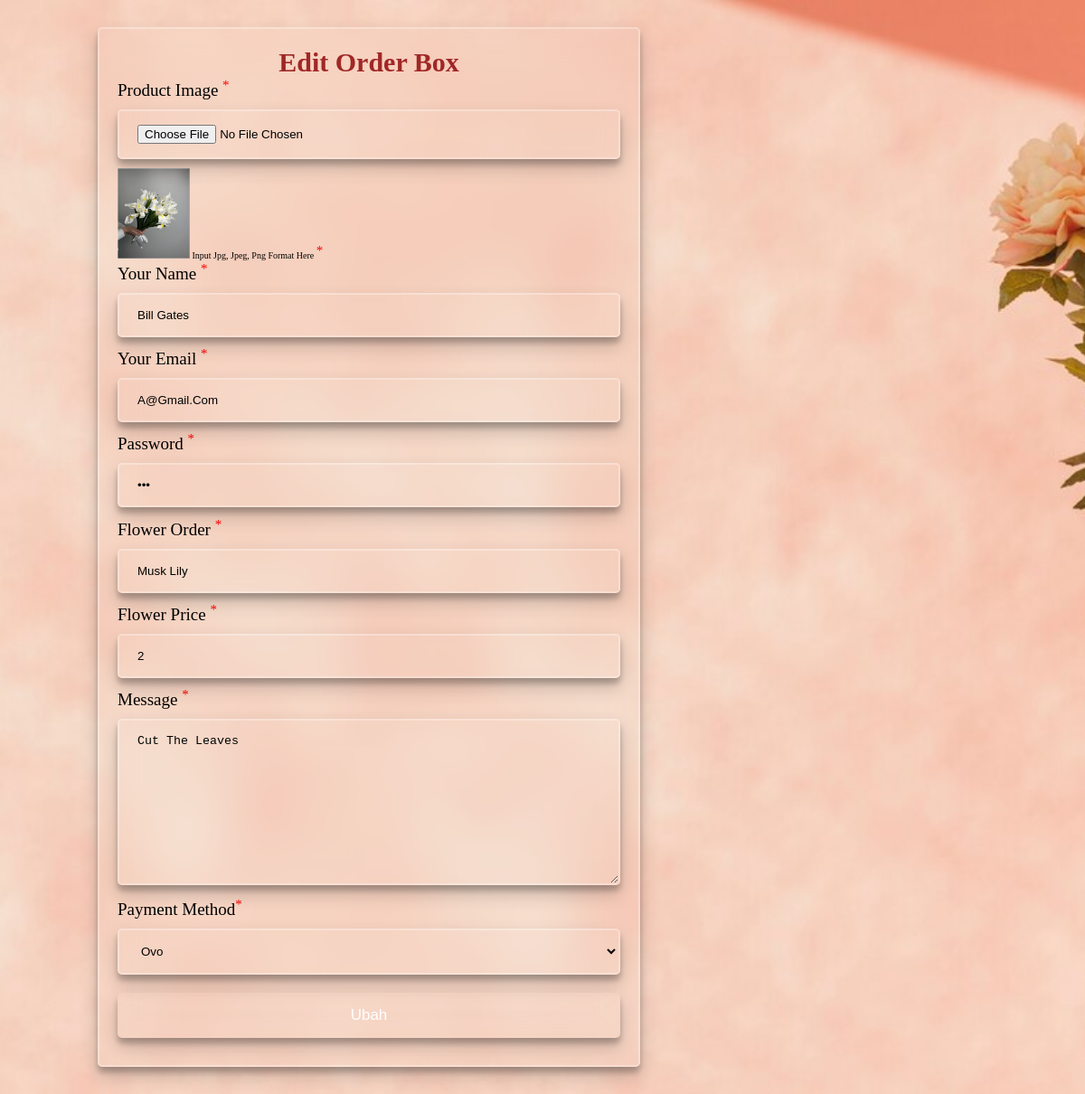
/edit.php?id=5, run on the app's committed database.
### tables this page shows
CREATE TABLE `order_box` (
  `id` int(11) NOT NULL,
  `foto` varchar(255) NOT NULL,
  `name` varchar(255) NOT NULL,
  `email` varchar(255) NOT NULL,
  `password` varchar(255) NOT NULL,
  `flower_order` varchar(255) NOT NULL,
  `flower_price` int(11) NOT NULL,
  `message` text NOT NULL,
  `payment_method` enum('COD','Debit Card','Credit Card','Ovo','Paypal','Pay Later') NOT NULL
);

### edit.php (the view, shortened to what this page needs)
<?php
    require "koneksi.php";
    $id = $_GET['id'];
    $result = mysqli_query($conn, "SELECT * FROM order_box WHERE id = $id");
    $order_box = mysqli_fetch_assoc($result);
?>
<!DOCTYPE html>
<html lang="en">
<head>
    <link rel="stylesheet" href="style.css">
</head>
<body>
    <section class="review" id="review">
        <form method="POST" action="" enctype="multipart/form-data">
            <h1>Edit Order Box</h1>
            <div class="input-field">
                <label for="foto">Product Image <sup>*</sup></label><br>
                <input type="file" id="foto" name="foto" accept="image/*">
                <br>
                <img src="images/<?= $order_box['foto'] ?>" alt="<?= $order_box['foto'] ?>" width="80px" height="100px">
                <span>input jpg, jpeg, png format here <sup>*</sup></span>
            </div>
            <div class="input-field">
                <label for="name">Your Name <sup>*</sup></label><br>
                <input type="text" id="name" name="name" value="<?= $order_box['name'] ?>" required>
            </div>
            <div class="input-field">
                <label for="email">Your Email <sup>*</sup></label><br>
                <input type="email" id="email" name="email" value="<?= $order_box['email'] ?>" required>
            </div>
            <div class="input-field">
                <label for="password">Password <sup>*</sup></label><br>
                <input type="password" id="password" name="password" value="<?= $order_box['password'] ?>" required>
            </div>
            <div class="input-field">
                <label for="flower_order">Flower Order <sup>*</sup></label><br>
                <input type="text" id="flower_order" name="flower_order" value="<?= $order_box['flower_order'] ?>" required>
            </div>
            <div class="input-field">
                <label for="flower_price">Flower Price <sup>*</sup></label><br>
                <input type="number" id="flower_price" name="flower_price" value="<?= $order_box['flower_price'] ?>" required>
            </div>
            <div class="input-field">
                <label for="message">Message <sup>*</sup></label><br>
                <textarea id="message" name="message" cols="30" rows="10" required><?= $order_box['message'] ?></textarea>
            </div>
            <div class="input-field">
                <label for="payment_method">Payment Method<sup>*</sup></label><br>
                <select id="payment_method" name="payment_method" required>
                    <option value="<?= $order_box['payment_method'] ?>" selected><?= $order_box['payment_method'] ?></option>
                </select>
            </div>
            <input class="btn" type="submit" value="Ubah" name="ubah">
        </form>
    </section>
</body>
</html>

### style.css (style rules this page uses)
:root { --main-color: #e72463; --box-shadow: 0 10px 20px rgba(0, 0, 0, 0.19), 0 6px 6px rgba(0, 0, 0, 0.23); }
* { margin: 0; padding: 0; box-sizing: border-box; text-decoration: none; outline: none; text-transform: capitalize; transition: all .2s linear; }
html { font-size: 62.5%; overflow-x: hidden; scroll-behavior: smooth; scroll-padding-top: 4rem; }
section { padding: 3rem 9%; }
.btn { display: inline-block; padding: 1rem 3rem; margin-top: 1rem; background-color: #e72463; color: #fff; cursor: pointer; width: 200px; text-align: center; position: relative; z-index: 100; font-size: 1.7rem; }
.btn::before { position: absolute; content: ''; width: 0%; height: 100%; background-color: #000; left: 0; top: 0; transition: .5s; z-index: -10; }
.review { background-image: url('image/contact0.jpg'); background-size: cover; }
.review h1 { font-size: 3rem; color: #a02727; text-align: center; }
.review form { padding: 2rem; background-color: rgba(255, 255, 255, 0.03); border: 2px solid rgba(255, 255, 255, 0.3); backdrop-filter: blur(20px); box-shadow: var(--box-shadow); border-radius: .5rem; max-width: 60rem; }
.review form input, .review form textarea, .review form select { background-color: rgba(255, 255, 255, 0.03); border: 2px solid rgba(255, 255, 255, 0.3); backdrop-filter: blur(20px); box-shadow: var(--box-shadow); width: 100%; padding: 1.5rem 2rem; margin: 1rem 0; border-radius: .5rem; }
label { font-size: 1.9rem; }
sup { font-size: 1.5rem; color: red; }
.review .btn { width: 100%; border: none; outline: none; }
body { background-color: #ffffff; color: #000000; }

### data on the page
order_box: foto (picture), name "bill gates", email "a@gmail.com", flower_order "musk lily", flower_price "2", message "cut the leaves", payment_method "Ovo"
